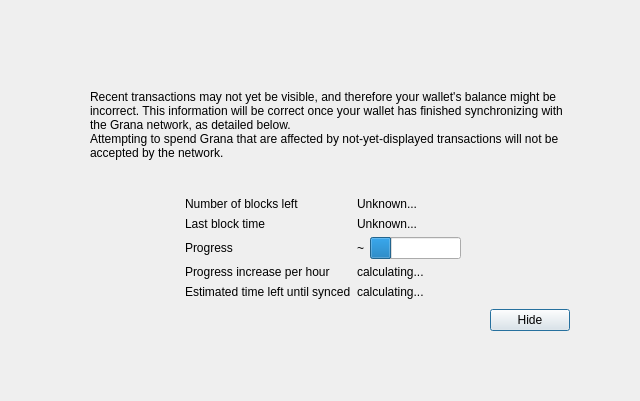
<?xml version="1.0" encoding="UTF-8"?>
<ui version="4.0">
 <class>ModalOverlay</class>
 <widget class="ModalOverlay" name="ModalOverlay">
  <property name="geometry">
   <rect>
    <x>0</x>
    <y>0</y>
    <width>640</width>
    <height>401</height>
   </rect>
  </property>
  <property name="windowTitle">
   <string>Form</string>
  </property>
  <layout class="QVBoxLayout" name="verticalLayout" stretch="0">
   <property name="sizeConstraint">
    <enum>QLayout::SetDefaultConstraint</enum>
   </property>
   <property name="leftMargin">
    <number>0</number>
   </property>
   <property name="topMargin">
    <number>0</number>
   </property>
   <property name="rightMargin">
    <number>0</number>
   </property>
   <property name="bottomMargin">
    <number>0</number>
   </property>
   <item>
    <widget class="QWidget" name="bgWidget" native="true">
     <property name="styleSheet">
      <string notr="true"/>
     </property>
     <layout class="QVBoxLayout" name="verticalLayoutMain" stretch="0">
      <property name="leftMargin">
       <number>60</number>
      </property>
      <property name="topMargin">
       <number>60</number>
      </property>
      <property name="rightMargin">
       <number>60</number>
      </property>
      <property name="bottomMargin">
       <number>60</number>
      </property>
      <item>
       <widget class="QWidget" name="contentWidget" native="true">
        <property name="styleSheet">
         <string notr="true"/>
        </property>
        <layout class="QVBoxLayout" name="verticalLayoutSub" stretch="1,0,0,0,0">
         <property name="spacing">
          <number>0</number>
         </property>
         <property name="leftMargin">
          <number>10</number>
         </property>
         <property name="topMargin">
          <number>10</number>
         </property>
         <property name="rightMargin">
          <number>10</number>
         </property>
         <property name="bottomMargin">
          <number>10</number>
         </property>
         <item>
          <layout class="QHBoxLayout" name="horizontalLayoutIconText" stretch="0,1">
           <property name="topMargin">
            <number>20</number>
           </property>
           <item>
            <layout class="QVBoxLayout" name="verticalLayoutIcon">
             <property name="leftMargin">
              <number>0</number>
             </property>
             <item>
              <widget class="QLabel" name="warningIcon">
               <property name="text">
                <string/>
               </property>
              </widget>
             </item>
             <item>
              <spacer name="verticalSpacerWarningIcon">
               <property name="orientation">
                <enum>Qt::Vertical</enum>
               </property>
               <property name="sizeHint" stdset="0">
                <size>
                 <width>20</width>
                 <height>40</height>
                </size>
               </property>
              </spacer>
             </item>
            </layout>
           </item>
           <item>
            <layout class="QVBoxLayout" name="verticalLayoutInfoText">
             <property name="leftMargin">
              <number>0</number>
             </property>
             <property name="topMargin">
              <number>0</number>
             </property>
             <item>
              <widget class="QLabel" name="infoText">
               <property name="text">
                <string>Recent transactions may not yet be visible, and therefore your wallet's balance might be incorrect. This information will be correct once your wallet has finished synchronizing with the Grana network, as detailed below.</string>
               </property>
               <property name="textFormat">
                <enum>Qt::RichText</enum>
               </property>
               <property name="wordWrap">
                <bool>true</bool>
               </property>
              </widget>
             </item>
             <item>
              <widget class="QLabel" name="infoTextStrong">
               <property name="text">
                <string>Attempting to spend Grana that are affected by not-yet-displayed transactions will not be accepted by the network.</string>
               </property>
               <property name="textFormat">
                <enum>Qt::RichText</enum>
               </property>
               <property name="wordWrap">
                <bool>true</bool>
               </property>
              </widget>
             </item>
             <item>
              <spacer name="verticalSpacerInTextSpace">
               <property name="orientation">
                <enum>Qt::Vertical</enum>
               </property>
               <property name="sizeHint" stdset="0">
                <size>
                 <width>20</width>
                 <height>40</height>
                </size>
               </property>
              </spacer>
             </item>
            </layout>
           </item>
          </layout>
         </item>
         <item>
          <spacer name="verticalSpacerAfterText">
           <property name="orientation">
            <enum>Qt::Vertical</enum>
           </property>
           <property name="sizeHint" stdset="0">
            <size>
             <width>20</width>
             <height>40</height>
            </size>
           </property>
          </spacer>
         </item>
         <item>
          <layout class="QFormLayout" name="formLayout">
           <property name="fieldGrowthPolicy">
            <enum>QFormLayout::FieldsStayAtSizeHint</enum>
           </property>
           <property name="formAlignment">
            <set>Qt::AlignHCenter|Qt::AlignTop</set>
           </property>
           <property name="horizontalSpacing">
            <number>6</number>
           </property>
           <property name="verticalSpacing">
            <number>6</number>
           </property>
           <property name="topMargin">
            <number>10</number>
           </property>
           <item row="0" column="0">
            <widget class="QLabel" name="labelNumberOfBlocksLeft">
             <property name="text">
              <string>Number of blocks left</string>
             </property>
            </widget>
           </item>
           <item row="0" column="1">
            <widget class="QLabel" name="numberOfBlocksLeft">
             <property name="text">
              <string>Unknown...</string>
             </property>
            </widget>
           </item>
           <item row="1" column="0">
            <widget class="QLabel" name="labelLastBlockTime">
             <property name="text">
              <string>Last block time</string>
             </property>
            </widget>
           </item>
           <item row="1" column="1">
            <widget class="QLabel" name="newestBlockDate">
             <property name="sizePolicy">
              <sizepolicy hsizetype="Maximum" vsizetype="Preferred">
               <horstretch>0</horstretch>
               <verstretch>0</verstretch>
              </sizepolicy>
             </property>
             <property name="text">
              <string>Unknown...</string>
             </property>
            </widget>
           </item>
           <item row="2" column="0">
            <widget class="QLabel" name="labelSyncDone">
             <property name="text">
              <string>Progress</string>
             </property>
            </widget>
           </item>
           <item row="2" column="1">
            <layout class="QHBoxLayout" name="horizontalLayoutSync" stretch="0,1">
             <item>
              <widget class="QLabel" name="percentageProgress">
               <property name="text">
                <string notr="true">~</string>
               </property>
              </widget>
             </item>
             <item>
              <widget class="QProgressBar" name="progressBar">
               <property name="value">
                <number>24</number>
               </property>
               <property name="format">
                <string/>
               </property>
              </widget>
             </item>
            </layout>
           </item>
           <item row="4" column="0">
            <widget class="QLabel" name="labelProgressIncrease">
             <property name="text">
              <string>Progress increase per hour</string>
             </property>
            </widget>
           </item>
           <item row="4" column="1">
            <widget class="QLabel" name="progressIncreasePerH">
             <property name="text">
              <string>calculating...</string>
             </property>
            </widget>
           </item>
           <item row="5" column="0">
            <widget class="QLabel" name="labelEstimatedTimeLeft">
             <property name="text">
              <string>Estimated time left until synced</string>
             </property>
            </widget>
           </item>
           <item row="5" column="1">
            <widget class="QLabel" name="expectedTimeLeft">
             <property name="text">
              <string>calculating...</string>
             </property>
            </widget>
           </item>
          </layout>
         </item>
         <item>
          <layout class="QHBoxLayout" name="horizontalLayoutButtons">
           <property name="leftMargin">
            <number>10</number>
           </property>
           <property name="topMargin">
            <number>10</number>
           </property>
           <item>
            <spacer name="horizontalSpacer">
             <property name="orientation">
              <enum>Qt::Horizontal</enum>
             </property>
             <property name="sizeHint" stdset="0">
              <size>
               <width>40</width>
               <height>20</height>
              </size>
             </property>
            </spacer>
           </item>
           <item>
            <widget class="QPushButton" name="closeButton">
             <property name="text">
              <string>Hide</string>
             </property>
             <property name="focusPolicy">
              <enum>Qt::StrongFocus</enum>
             </property>
             <property name="default">
              <bool>true</bool>
             </property>
            </widget>
           </item>
          </layout>
         </item>
         <item>
          <layout class="QVBoxLayout" name="verticalLayout_2">
           <item>
            <spacer name="verticalSpacer">
             <property name="orientation">
              <enum>Qt::Vertical</enum>
             </property>
             <property name="sizeHint" stdset="0">
              <size>
               <width>20</width>
               <height>40</height>
              </size>
             </property>
            </spacer>
           </item>
          </layout>
         </item>
        </layout>
       </widget>
      </item>
     </layout>
    </widget>
   </item>
  </layout>
 </widget>
 <customwidgets>
  <customwidget>
   <class>ModalOverlay</class>
   <extends>QWidget</extends>
   <header>qt/modaloverlay.h</header>
   <container>1</container>
  </customwidget>
 </customwidgets>
 <resources/>
 <connections/>
</ui>
